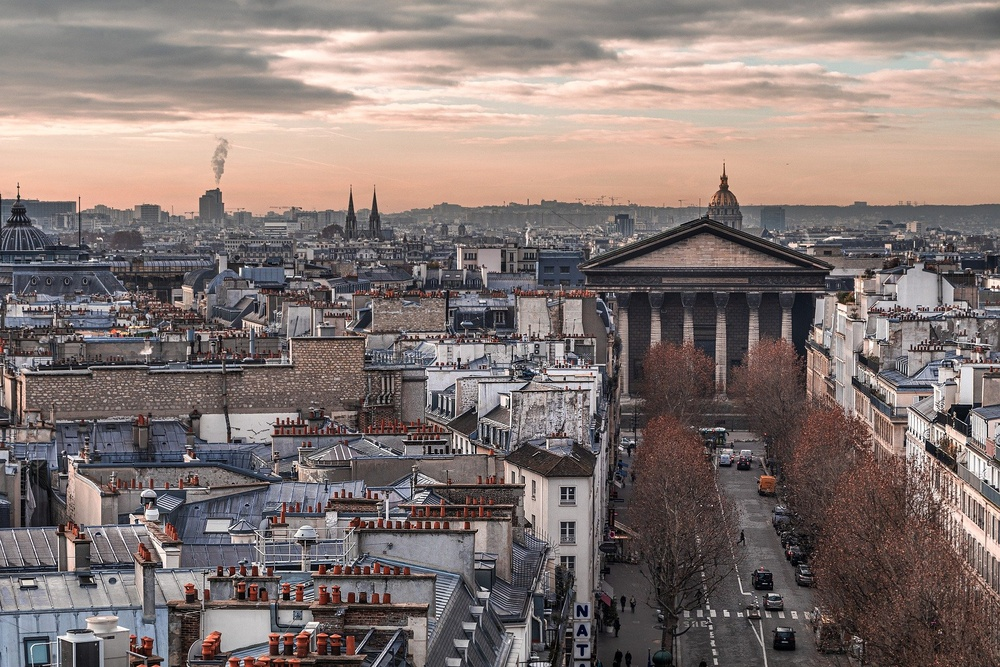
#> input picture week4/img/sift/sift.jpg, 1000 x 667 px, shrunk from 1920 x 1280 before the run
$ jupyter execute sift.ipynb
#> lines starting #> are read from the running program, lines starting #| are printed output that depends on the picture
# 크기 불변 특징점 검출
이미지의 크기가 달라지더라도 지속적으로 검출되는 특징을 찾는 것.

## SIFT(Scale invariant Feature Transform) 알고리즘
- 크기 불변 특징점 검출의 대표적인 알고리즘
- 영상 크기 변화와 무관하게 특징점 추출

### 과정
1. 스케일 스페이스(Scale Space) 생성
    1. 이미지를 반으로 축소시킨 이미지를 반복해서 만듦

    2. 이미지 피라미드의 각 층 이미지(Octave image)를 점점 강하게 가우시안 블러를 적용시켜 이미지 생성
        - 가우시안 필터 적용 식

        - 시그마: 블러링 정도를 결정하는 파라미터(스케일 파라미터)
2. DoG(Difference of Gaussian) 연산

    - 스케일 스페이스에서 같은 옥타브 내 서로 다른 두개의 가우시안 블러 이미지를 빼기 연산을 통해 생성
3. 키포인트 찾기
    - 스케일 불변성을 충족시키기 위한 작업.

    - DoG 이미지들 내에서 극값의 대략적인 위치 찾기
    - 동일한 옥타브 내에 세 장의 DoG 이미지 사용.
    - 지금 체크할 픽셀 주변의 8개 픽셀, 한단계씩 위아래 DoG 이미지에서 체크하려고 하는 픽셀과 가까운 9개씩, 총 26개 픽셀 검사. 이 26개 중 가장 작거나 크면 극값으로 인정
4. 키포인트들에 방향 할당
    - 회전 불변성을 충족시키기 위한 작업.
    1. 키포인트 주변에 윈도우 생성

    2. 공식을 통해 모든 픽셀들의 그라디언트 방향과 크기 구함

    3. 키포인트와 가까울수록 더 큰 값을 갖도록 가중치를 줌

    4. 윈도우 내 모든 픽셀에서 구한 각도를 360도를 10도 단위로 잘라 히스토그램으로 만듦

5. SIFT 특징 산출
    - 앞에서 구한 키포인트들을 이용하여 각 픽셀에 지문 부여
    1. 키포인트 주변을 16개의 4x4 윈도우로 구성
    2. 전 단계와 비슷하게 픽셀들의 그라디언트 크기와 방향 구함
    3. 구한 방향을 8개로 나누어 히스토그램을 얻음. 16개 모두 얻고 16x8=128개의 숫자 구함 -> 키포인트 지문
    4. 구한 카포인트 방향에 그라디언트 방향을 빼 특징 추출
------
# OpenCV 구현

[cell 1]
import numpy as np
import cv2
from matplotlib import pyplot as plt

[cell 2]
img1 = cv2.imread('./img/sift/sift.jpg')
#> img1 is the input picture: shape (667, 1000, 3); mean B, G, R 114.4, 117.5, 130.7
img2 = cv2.imread('./img/sift/sift2.jpg')
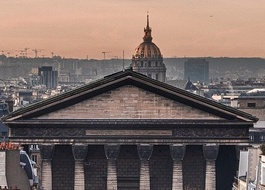
#> input picture week4/img/sift2.jpg, 265 x 190 px, shrunk from 508 x 364 before the run, found by its file name
#> img2 is the input picture: shape (190, 265, 3); mean B, G, R 101, 106.1, 122.6

## cv2.xfeatures2d.SIFT_create(nfeatures, nOctaveLayers, contrastThreshold, edgeThreshold, sigma)
- nfeatures: 검출 최대 특징 수
- nOctaveLayers: 이미지 피라미드에 사용할 계층 수
- ontrastThreshold: 필터링할 빈약한 특징 문턱 값
- edgeThreshold: 필터링할 엣지 문턱 값
- sigma: 이미지 피라미드 0 계층에서 사용할 가우시안 필터의 시그마 값

[cell 3]
sift = cv2.xfeatures2d.SIFT_create()

## detector.detectAndCompute(image, mask, decriptors, useProvidedKeypoints) - 특징점 검출과 계산 한번에 수행
- image: 입력 이미지
- keypoints: 디스크립터 계산을 위해 사용할 특징점
- descriptors(optional): 계산된 디스크립터
- mask(optional): 특징점 검출에 사용할 마스크
- useProvidedKeypoints(optional): True인 경우 특징점 검출을 수행하지 않음

[cell 4]
kp1, des1 = sift.detectAndCompute(img1, None)
#> kp1 = 5465 keypoints; strongest (x, y, size): (459, 359, 2.6), (986, 481, 2.3), (437, 364, 1.9), (69, 456, 1.9)
kp2, des2 = sift.detectAndCompute(img2, None)
#> kp2 = 256 keypoints; strongest (x, y, size): (216, 98, 4.7), (195, 92, 2.3), (255, 90, 2.7), (250, 91, 2.1)

[cell 5]
bf = cv2.BFMatcher()
matches = bf.knnMatch(des1,des2, k=2)
#> matches = 5465 matches

good = []
for m,n in matches:
    if m.distance < 0.3*n.distance:
        good.append([m])
#> after the loop, good = 113 matches
img3 = cv2.drawMatchesKnn(img1,kp1,img2,kp2,good,None,flags=2)
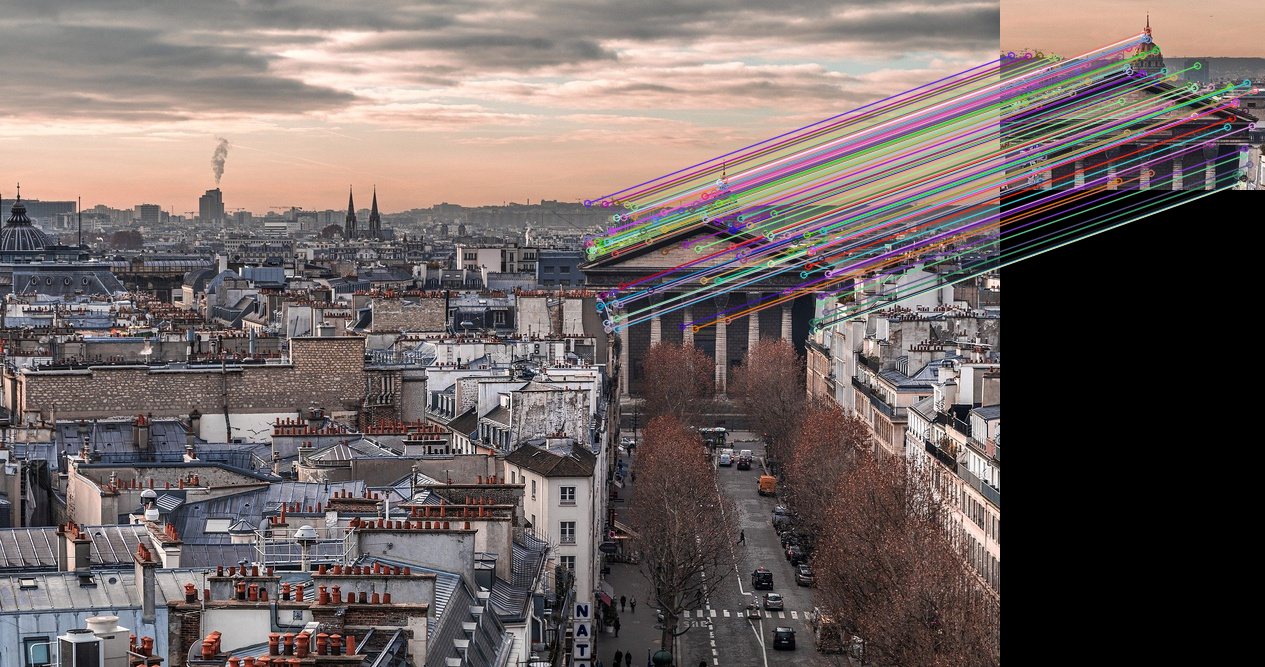
#> img3: shape (667, 1265, 3); mean B, G, R 98.4, 100.2, 111.5
plt.figure(figsize=(20,20))
plt.imshow(img3)
plt.savefig('./img/sift/sift_reault.png')
plt.show()
